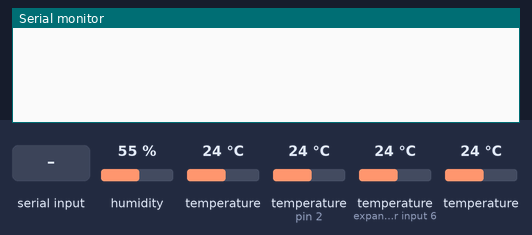
Recording of a sketch running on a simulated Arduino Uno, built with avr-gcc and run on an emulated ATmega328P. Parts: the last lines printed to the serial monitor. The test bench sets the inputs (shaded band); at power-on: humidity 55 %, temperature 24 °C, temperature (sensors on pin 2, expander input 6) 24 °C.

Above: at 1.2 s.
1.3 s: "90,45\n" received over Serial
At 2.5 s:
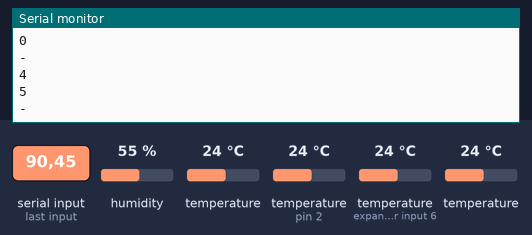
2.8 s: "30,150\n" received over Serial
At 4.7 s:
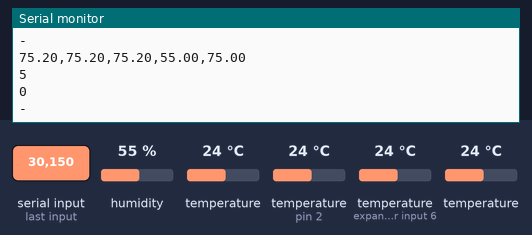
Timing chart, 0 to 6.2 s (numbered marks = the images above; inputs shaded):
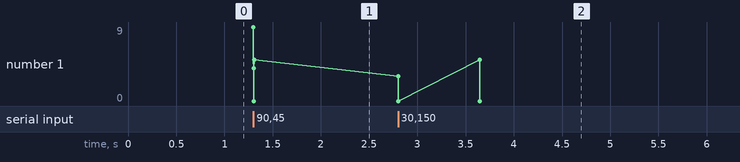

Measured:
- after the input at 1.3 s, the serial monitor: prints a new line at once (image 1)
- after the input at 2.8 s, the serial monitor: prints a new line at once (image 2)

The sketch:

sketch.ino
```cpp
#include <OneWire.h>
#include <Wire.h>
#include "HTU21D.h"
#include <DallasTemperature.h>

// Data wire is plugged into port 2 on the Arduino
#define ONE_WIRE_BUS 2
#define TEMPERATURE_PRECISION 12

// Memory on RTC
#define I2C_EEPROM_ADDR 0x57

// Setup a oneWire instance to communicate with any OneWire devices (not just Maxim/Dallas temperature ICs)
OneWire oneWire(ONE_WIRE_BUS);

// Pass our oneWire reference to Dallas Temperature.
DallasTemperature sensors(&oneWire);

DeviceAddress Probe1 = { 0x28, 0xFF, 0xFE, 0x40, 0x5, 0x0, 0x0, 0x99 };
DeviceAddress Probe2 = { 0x28, 0x8B, 0x0D, 0x41, 0x5, 0x0, 0x0, 0xBA };
DeviceAddress Probe3 = { 0x28, 0x64, 0x1A, 0xF7, 0x4, 0x0, 0x0, 0xA9 };

int inByte = 0;         // incoming serial byte


float LastHumid = 0;

// Create Humidity object
HTU21D myHumidity;

void setup(void)
{
	// Set Analog refrence to the 3.3v using aref pin.
	//  Remember to unhook analog sensors before uploading sketch for first time
	analogReference(EXTERNAL);

	// start serial port
	Serial.begin(19200);

	// Start up the library for onewire
	sensors.begin();

	// Start up the lib for humidity
	myHumidity.begin();

	// set the resolution to 12 bit
	sensors.setResolution(Probe1, TEMPERATURE_PRECISION);
	sensors.setResolution(Probe2, TEMPERATURE_PRECISION);
	sensors.setResolution(Probe3, TEMPERATURE_PRECISION);

}

void loop(void)
{

	// if we get a valid byte, read temps
	if (Serial.available() > 0) {
		// get incoming byte:
		inByte = Serial.read();
		inByte = inByte - '0';
		char say [50];
		if (inByte == 1) {
			// call sensors.requestTemperatures() to issue a global temperature
			sensors.requestTemperatures();

			// get the device information
			float Temp1 = getTemperature(Probe1);
			float Temp2 = getTemperature(Probe2);
			float Temp3 = getTemperature(Probe3);
			// Save off old Humidity in case we get error 998 or 999
			// todo,  somehow alert if we only get errors back for a time period
			float Humid = getHumidity();
			float HumidTemp = getHumidityTemp();

			if ( ( Humid == '998' ) || ( Humid == '999' ) ) {
				if ( ( LastHumid == '998' ) || ( LastHumid == '999' ) ) {
					// Set humid to 0 to indicate an issue over more then one monitor cycle.
					Humid = 0;
				}
				else {
					// Set Humid to LastHumid
					Humid = LastHumid;
				}
			} else {
				LastHumid = Humid;
			}

			Serial.print(Temp1);
			Serial.print(",");
			Serial.print(Temp2);
			Serial.print(",");
			Serial.print(Temp3);
			Serial.print(",");
			Serial.print(Humid);
			Serial.print(",");
			Serial.println(HumidTemp);
		}
		else {
			String sayThis = String(inByte);
			char sayThisNow[2];
			sayThis.toCharArray(sayThisNow,2);
			SerialSay(sayThisNow);
			// Serial.print(inByte);
		}
	}
	else {
		establishContact();
	}

}

// function to send a line of data out to serial

void SerialSay(char* input)
{
	Serial.println(input);
}

// function to print the humidity and temp
float getHumidity()
{
	float humd = myHumidity.readHumidity();
	return humd;
}

float getHumidityTemp()
{
	float Ctemp = myHumidity.readTemperature();
	return Celcius2Fahrenheit(Ctemp);
}

// function to print a device address
void printAddress(DeviceAddress deviceAddress)
{
	for (uint8_t i = 0; i < 8; i++)
	{
		// zero pad the address if necessary
		if (deviceAddress[i] < 16) Serial.print("0");
		Serial.print(deviceAddress[i], HEX);
	}
}

// function to print the temperature for a device
void printTemperature(DeviceAddress deviceAddress)
{
	float tempC = sensors.getTempC(deviceAddress);
	Serial.print(DallasTemperature::toFahrenheit(tempC));
}

// function to print a device's resolution
void printResolution(DeviceAddress deviceAddress)
{
	Serial.print("Resolution: ");
	Serial.print(sensors.getResolution(deviceAddress));
	Serial.println();
}

// function to print the temperature for a device
float getTemperature(DeviceAddress deviceAddress)
{
	float tempC = sensors.getTempC(deviceAddress);
	return DallasTemperature::toFahrenheit(tempC);
}

// main function to print information about a device
void printData(DeviceAddress deviceAddress)
{
	Serial.print("Address: ");
	printAddress(deviceAddress);
	Serial.print(" ");
	printTemperature(deviceAddress);
	Serial.println();
}

int Celcius2Fahrenheit(int celcius)
{
	return (celcius *  9.0 / 5.0) + 32.0;
}

void establishContact() {
	while (Serial.available() <= 0) {
		//Serial.println("0,0,0");   // send an initial string
		//		delay(300);
	}
}
```
